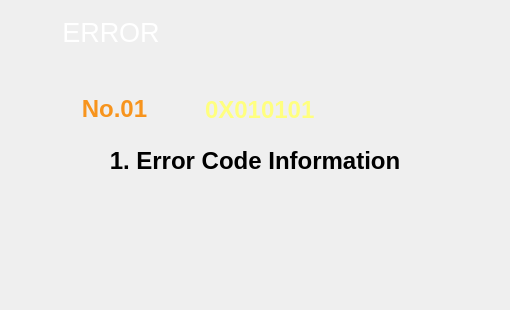
<?xml version="1.0" encoding="UTF-8"?>
<ui version="4.0">
 <class>D_error</class>
 <widget class="QDialog" name="D_error">
  <property name="geometry">
   <rect>
    <x>0</x>
    <y>0</y>
    <width>510</width>
    <height>310</height>
   </rect>
  </property>
  <property name="windowTitle">
   <string>Dialog</string>
  </property>
  <property name="styleSheet">
   <string notr="true">QPushButton {
		border: none;
}</string>
  </property>
  <widget class="QLabel" name="l_title">
   <property name="geometry">
    <rect>
     <x>-10</x>
     <y>-3</y>
     <width>73</width>
     <height>70</height>
    </rect>
   </property>
   <property name="palette">
    <palette>
     <active>
      <colorrole role="WindowText">
       <brush brushstyle="SolidPattern">
        <color alpha="255">
         <red>255</red>
         <green>255</green>
         <blue>255</blue>
        </color>
       </brush>
      </colorrole>
     </active>
     <inactive>
      <colorrole role="WindowText">
       <brush brushstyle="SolidPattern">
        <color alpha="255">
         <red>255</red>
         <green>255</green>
         <blue>255</blue>
        </color>
       </brush>
      </colorrole>
     </inactive>
     <disabled>
      <colorrole role="WindowText">
       <brush brushstyle="SolidPattern">
        <color alpha="255">
         <red>141</red>
         <green>138</green>
         <blue>136</blue>
        </color>
       </brush>
      </colorrole>
     </disabled>
    </palette>
   </property>
   <property name="font">
    <font>
     <pointsize>24</pointsize>
    </font>
   </property>
   <property name="focusPolicy">
    <enum>Qt::NoFocus</enum>
   </property>
   <property name="styleSheet">
    <string notr="true">background-image:url(&quot;:/images/icon/icon_Error1.png&quot;);</string>
   </property>
   <property name="text">
    <string/>
   </property>
   <property name="alignment">
    <set>Qt::AlignLeading|Qt::AlignLeft|Qt::AlignTop</set>
   </property>
  </widget>
  <widget class="QLabel" name="l_bg">
   <property name="geometry">
    <rect>
     <x>0</x>
     <y>0</y>
     <width>541</width>
     <height>342</height>
    </rect>
   </property>
   <property name="focusPolicy">
    <enum>Qt::NoFocus</enum>
   </property>
   <property name="styleSheet">
    <string notr="true">background-image:url(&quot;:/images/bg/bg_popup4.png&quot;);</string>
   </property>
   <property name="text">
    <string/>
   </property>
  </widget>
  <widget class="QPushButton" name="b_close">
   <property name="geometry">
    <rect>
     <x>456</x>
     <y>8</y>
     <width>49</width>
     <height>47</height>
    </rect>
   </property>
   <property name="focusPolicy">
    <enum>Qt::NoFocus</enum>
   </property>
   <property name="text">
    <string/>
   </property>
   <property name="icon">
    <iconset>
     <normaloff>:/images/button/btn_Exit-01a.png</normaloff>
     <activeoff>:/images/button/btn_Exit-01b.png</activeoff>:/images/button/btn_Exit-01a.png</iconset>
   </property>
   <property name="iconSize">
    <size>
     <width>49</width>
     <height>47</height>
    </size>
   </property>
  </widget>
  <widget class="QLabel" name="l_box">
   <property name="geometry">
    <rect>
     <x>15</x>
     <y>81</y>
     <width>480</width>
     <height>60</height>
    </rect>
   </property>
   <property name="focusPolicy">
    <enum>Qt::NoFocus</enum>
   </property>
   <property name="styleSheet">
    <string notr="true">background-image:url(&quot;:/images/icon/icon_Error_tbox.png&quot;);</string>
   </property>
   <property name="text">
    <string/>
   </property>
  </widget>
  <widget class="QLabel" name="l_err_no">
   <property name="geometry">
    <rect>
     <x>54</x>
     <y>95</y>
     <width>121</width>
     <height>41</height>
    </rect>
   </property>
   <property name="palette">
    <palette>
     <active>
      <colorrole role="WindowText">
       <brush brushstyle="SolidPattern">
        <color alpha="255">
         <red>247</red>
         <green>148</green>
         <blue>29</blue>
        </color>
       </brush>
      </colorrole>
     </active>
     <inactive>
      <colorrole role="WindowText">
       <brush brushstyle="SolidPattern">
        <color alpha="255">
         <red>247</red>
         <green>148</green>
         <blue>29</blue>
        </color>
       </brush>
      </colorrole>
     </inactive>
     <disabled>
      <colorrole role="WindowText">
       <brush brushstyle="SolidPattern">
        <color alpha="255">
         <red>141</red>
         <green>138</green>
         <blue>136</blue>
        </color>
       </brush>
      </colorrole>
     </disabled>
    </palette>
   </property>
   <property name="font">
    <font>
     <pointsize>18</pointsize>
     <weight>75</weight>
     <bold>true</bold>
    </font>
   </property>
   <property name="focusPolicy">
    <enum>Qt::NoFocus</enum>
   </property>
   <property name="text">
    <string>No.01</string>
   </property>
   <property name="alignment">
    <set>Qt::AlignHCenter|Qt::AlignTop</set>
   </property>
  </widget>
  <widget class="QLabel" name="l_err_code">
   <property name="geometry">
    <rect>
     <x>205</x>
     <y>96</y>
     <width>200</width>
     <height>41</height>
    </rect>
   </property>
   <property name="palette">
    <palette>
     <active>
      <colorrole role="WindowText">
       <brush brushstyle="SolidPattern">
        <color alpha="255">
         <red>255</red>
         <green>255</green>
         <blue>127</blue>
        </color>
       </brush>
      </colorrole>
     </active>
     <inactive>
      <colorrole role="WindowText">
       <brush brushstyle="SolidPattern">
        <color alpha="255">
         <red>255</red>
         <green>255</green>
         <blue>127</blue>
        </color>
       </brush>
      </colorrole>
     </inactive>
     <disabled>
      <colorrole role="WindowText">
       <brush brushstyle="SolidPattern">
        <color alpha="255">
         <red>141</red>
         <green>138</green>
         <blue>136</blue>
        </color>
       </brush>
      </colorrole>
     </disabled>
    </palette>
   </property>
   <property name="font">
    <font>
     <pointsize>18</pointsize>
     <weight>75</weight>
     <bold>true</bold>
    </font>
   </property>
   <property name="focusPolicy">
    <enum>Qt::NoFocus</enum>
   </property>
   <property name="text">
    <string>0X010101</string>
   </property>
   <property name="alignment">
    <set>Qt::AlignLeading|Qt::AlignLeft|Qt::AlignTop</set>
   </property>
  </widget>
  <widget class="QLabel" name="l_err_content">
   <property name="geometry">
    <rect>
     <x>35</x>
     <y>60</y>
     <width>440</width>
     <height>201</height>
    </rect>
   </property>
   <property name="palette">
    <palette>
     <active>
      <colorrole role="WindowText">
       <brush brushstyle="SolidPattern">
        <color alpha="255">
         <red>0</red>
         <green>0</green>
         <blue>0</blue>
        </color>
       </brush>
      </colorrole>
     </active>
     <inactive>
      <colorrole role="WindowText">
       <brush brushstyle="SolidPattern">
        <color alpha="255">
         <red>0</red>
         <green>0</green>
         <blue>0</blue>
        </color>
       </brush>
      </colorrole>
     </inactive>
     <disabled>
      <colorrole role="WindowText">
       <brush brushstyle="SolidPattern">
        <color alpha="255">
         <red>141</red>
         <green>138</green>
         <blue>136</blue>
        </color>
       </brush>
      </colorrole>
     </disabled>
    </palette>
   </property>
   <property name="font">
    <font>
     <pointsize>18</pointsize>
     <weight>75</weight>
     <bold>true</bold>
    </font>
   </property>
   <property name="focusPolicy">
    <enum>Qt::NoFocus</enum>
   </property>
   <property name="text">
    <string>1. Error Code Information</string>
   </property>
   <property name="alignment">
    <set>Qt::AlignCenter</set>
   </property>
  </widget>
  <widget class="QLabel" name="l_title_2">
   <property name="geometry">
    <rect>
     <x>61</x>
     <y>12</y>
     <width>100</width>
     <height>40</height>
    </rect>
   </property>
   <property name="palette">
    <palette>
     <active>
      <colorrole role="WindowText">
       <brush brushstyle="SolidPattern">
        <color alpha="255">
         <red>255</red>
         <green>255</green>
         <blue>255</blue>
        </color>
       </brush>
      </colorrole>
     </active>
     <inactive>
      <colorrole role="WindowText">
       <brush brushstyle="SolidPattern">
        <color alpha="255">
         <red>255</red>
         <green>255</green>
         <blue>255</blue>
        </color>
       </brush>
      </colorrole>
     </inactive>
     <disabled>
      <colorrole role="WindowText">
       <brush brushstyle="SolidPattern">
        <color alpha="255">
         <red>141</red>
         <green>138</green>
         <blue>136</blue>
        </color>
       </brush>
      </colorrole>
     </disabled>
    </palette>
   </property>
   <property name="font">
    <font>
     <pointsize>20</pointsize>
    </font>
   </property>
   <property name="focusPolicy">
    <enum>Qt::NoFocus</enum>
   </property>
   <property name="text">
    <string>ERROR</string>
   </property>
   <property name="alignment">
    <set>Qt::AlignCenter</set>
   </property>
  </widget>
  <zorder>l_bg</zorder>
  <zorder>l_box</zorder>
  <zorder>l_title</zorder>
  <zorder>l_err_no</zorder>
  <zorder>l_err_code</zorder>
  <zorder>l_err_content</zorder>
  <zorder>l_title_2</zorder>
  <zorder>b_close</zorder>
 </widget>
 <resources/>
 <connections/>
</ui>
